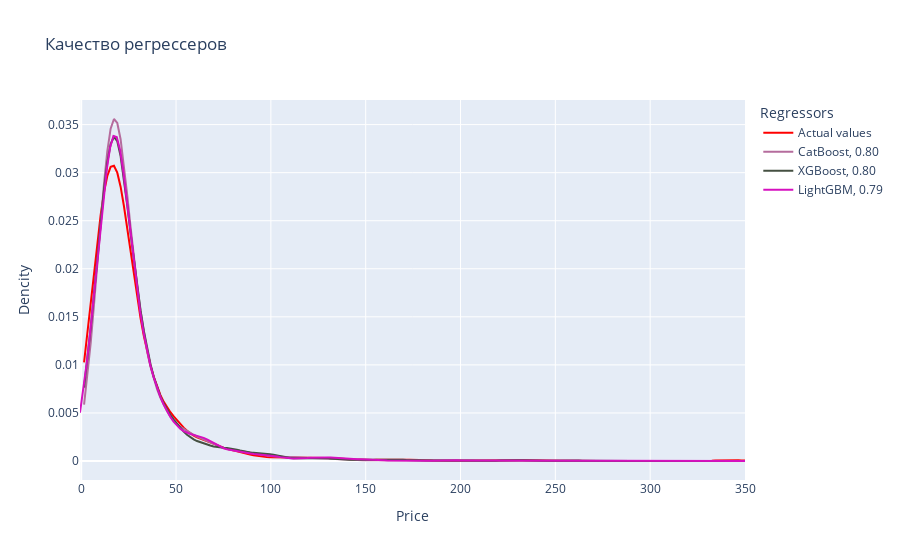

Notebook source saved alongside this figure:
### Code cell
plot_distplot_regressors(models_CB_XGB_LGBM['Regressors'], X_test_mumb, y_test_mumb,  x_title='Price', y_title='Dencity', nameplot='Качество регрессеров')

### Figure 1 — Plotly figure (JSON) as saved in the notebook; plotly's stock layout.template omitted (floating-point values rounded to 4 significant figures; data arrays with more than 128 entries replaced by an {"elided": "..."} marker saying what was removed)
{"data": [{"line": {"color": "red"}, "mode": "lines", "name": "Actual values", "type": "scatter", "x": {"elided": "200 float values"}, "y": {"elided": "200 float values"}}, {"line": {"color": "#b56c9d", "width": 2}, "mode": "lines", "name": "CatBoost, 0.80", "type": "scatter", "x": {"elided": "200 float values"}, "y": {"elided": "200 float values"}}, {"line": {"color": "#455042", "width": 2}, "mode": "lines", "name": "XGBoost, 0.80", "type": "scatter", "x": {"elided": "200 float values"}, "y": {"elided": "200 float values"}}, {"line": {"color": "#d610bf", "width": 2}, "mode": "lines", "name": "LightGBM, 0.79", "type": "scatter", "x": {"elided": "200 float values"}, "y": {"elided": "200 float values"}}], "layout": {"hovermode": "x unified", "legend": {"title": {"text": "Regressors"}}, "title": {"text": "Качество регрессеров"}, "xaxis": {"title": {"text": "Price"}}, "yaxis": {"title": {"text": "Dencity"}}}}
